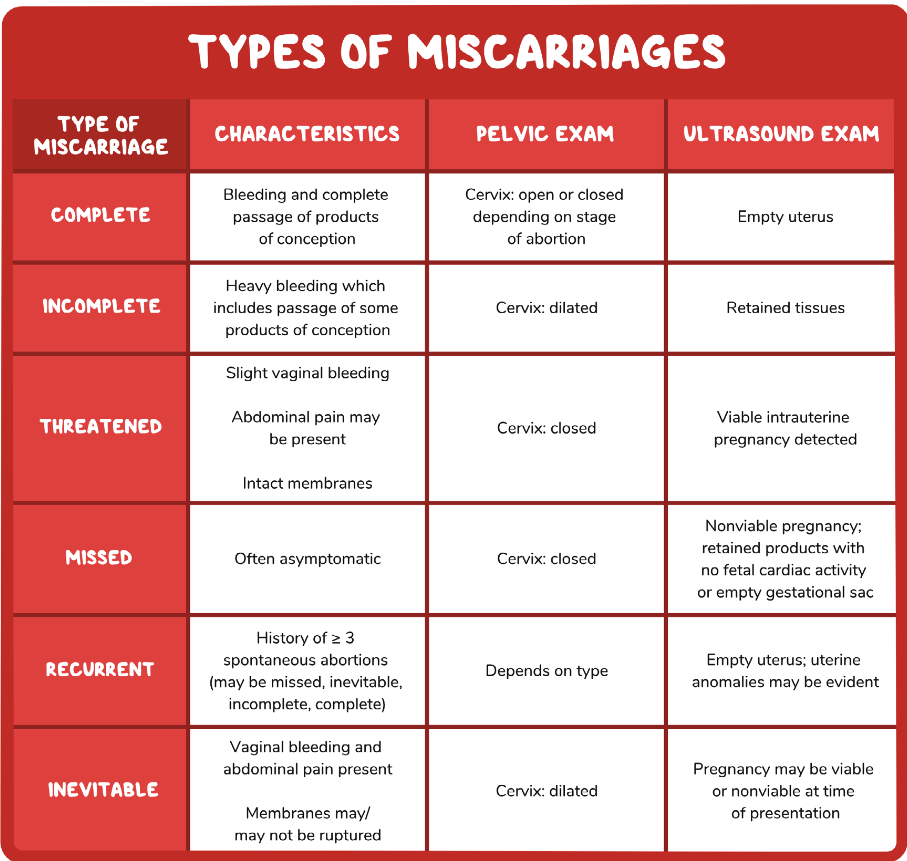
#> input picture complex_test_image.png, 907 x 861 px
$ python -i adaptive_config_provider.py   (imports and definitions only)   (older library calls are emulated)
#> lines starting #> are read from the running program, lines starting #| are printed output that depends on the picture; after the words box and inside, x2 and y2 are one past the last pixel; in counts of white or black regions, pixels touching at a corner belong together
#!/usr/bin/env python3
"""
Adaptive Configuration Provider
Automatically adjusts image occlusion parameters based on AI analysis of each image
"""

import os
import cv2
import numpy as np
from PIL import Image, ImageEnhance, ImageFilter
from typing import Dict, Tuple, List, Optional
import logging

class AdaptiveConfigProvider:
    """Automatically adjusts image occlusion parameters based on image analysis"""

    def __init__(self):
        self.logger = logging.getLogger(__name__)

    # [28 lines left out: function analyze_image_and_optimize_config, not called in this run]

    def _analyze_image_characteristics(self, image_array: np.ndarray) -> Dict:
        """Analyze various characteristics of the image"""

        # Convert to grayscale for analysis
        if len(image_array.shape) == 3:
            gray = cv2.cvtColor(image_array, cv2.COLOR_RGB2GRAY)
        else:
            gray = image_array

        # Image quality metrics
        quality_metrics = {
            'contrast': self._calculate_contrast(gray),
            'brightness': self._calculate_brightness(gray),
            'sharpness': self._calculate_sharpness(gray),
            'noise_level': self._calculate_noise_level(gray),
            'text_density': self._estimate_text_density(gray),
            'image_size': gray.shape,
            'aspect_ratio': gray.shape[1] / gray.shape[0]
        }

        # Determine image type
        image_type = self._classify_image_type(quality_metrics)
        quality_metrics['image_type'] = image_type

        # Calculate quality score
        quality_metrics['quality_score'] = self._calculate_quality_score(quality_metrics)

        return quality_metrics

    def _calculate_contrast(self, gray: np.ndarray) -> float:
        """Calculate image contrast using standard deviation"""
        return float(np.std(gray))

    def _calculate_brightness(self, gray: np.ndarray) -> float:
        """Calculate average brightness"""
        return float(np.mean(gray))

    def _calculate_sharpness(self, gray: np.ndarray) -> float:
        """Calculate image sharpness using Laplacian variance"""
        laplacian = cv2.Laplacian(gray, cv2.CV_64F)
        return float(np.var(laplacian))

    def _calculate_noise_level(self, gray: np.ndarray) -> float:
        """Estimate noise level using high-frequency components"""
        # Apply high-pass filter
        kernel = np.array([[-1, -1, -1], [-1, 8, -1], [-1, -1, -1]])
        high_freq = cv2.filter2D(gray, -1, kernel)
        return float(np.std(high_freq))

    def _estimate_text_density(self, gray: np.ndarray) -> float:
        """Estimate text density using edge detection"""
        edges = cv2.Canny(gray, 50, 150)
        text_ratio = np.sum(edges > 0) / (edges.shape[0] * edges.shape[1])
        return float(text_ratio)

    def _classify_image_type(self, metrics: Dict) -> str:
        """Classify image type based on characteristics"""

        contrast = metrics['contrast']
        sharpness = metrics['sharpness']
        text_density = metrics['text_density']
        aspect_ratio = metrics['aspect_ratio']

        # High contrast, high sharpness, high text density = dense text image
        if contrast > 60 and sharpness > 500 and text_density > 0.1:
            return 'dense_text'

        # High contrast, medium sharpness, medium text density = standard medical image
        elif contrast > 40 and sharpness > 200 and text_density > 0.05:
            return 'standard_medical'

        # Low contrast, low sharpness = poor quality image
        elif contrast < 30 or sharpness < 100:
            return 'poor_quality'

        # Wide aspect ratio = likely a diagram or chart
        elif aspect_ratio > 1.5:
            return 'wide_diagram'

        # Tall aspect ratio = likely a list or flow chart
        elif aspect_ratio < 0.7:
            return 'tall_list'

        else:
            return 'general'

    # [57 lines left out: function _generate_optimized_config, not called in this run]

    def _calculate_quality_score(self, analysis: Dict) -> float:
        """Calculate overall image quality score (0.0-1.0)"""

        # Normalize metrics to 0-1 range
        contrast_score = min(1.0, analysis['contrast'] / 100.0)
        sharpness_score = min(1.0, analysis['sharpness'] / 1000.0)
        text_density_score = min(1.0, analysis['text_density'] / 0.2)

        # Weighted combination
        quality_score = (
            contrast_score * 0.4 +
            sharpness_score * 0.4 +
            text_density_score * 0.2
        )

        return round(quality_score, 2)

    def get_adaptive_recommendations(self, image_path: str) -> Dict:
        """Get adaptive recommendations for an image"""
#> called with image_path = '../complex_test_image.png'

        try:
            image = Image.open(image_path)
#> image is the input picture: PIL image 907x861 RGB; mean R, G, B 229.1, 172.7, 171.3
            image_array = np.array(image)
            analysis = self._analyze_image_characteristics(image_array)
#> in _analyze_image_characteristics, `gray = cv2.cvtColor(image_array, cv2.COLOR_RGB2GRAY)`:
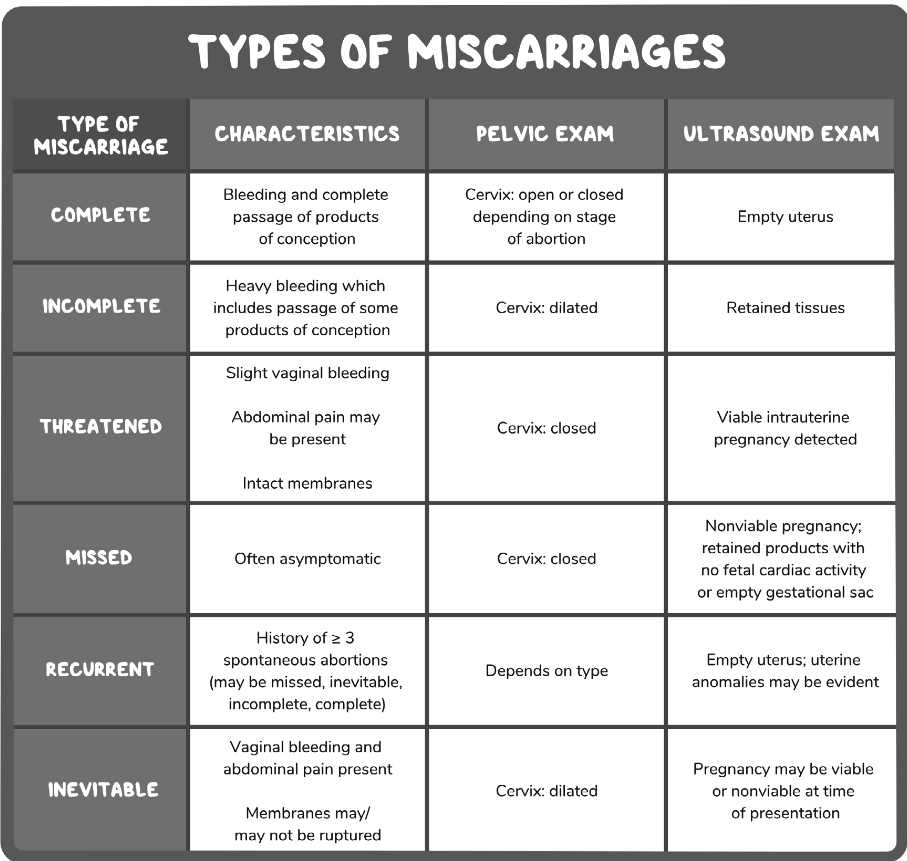
#> gray: shape (861, 907); min 3, max 255, mean 189.5
#> in _calculate_sharpness, `laplacian = cv2.Laplacian(gray, cv2.CV_64F)`:
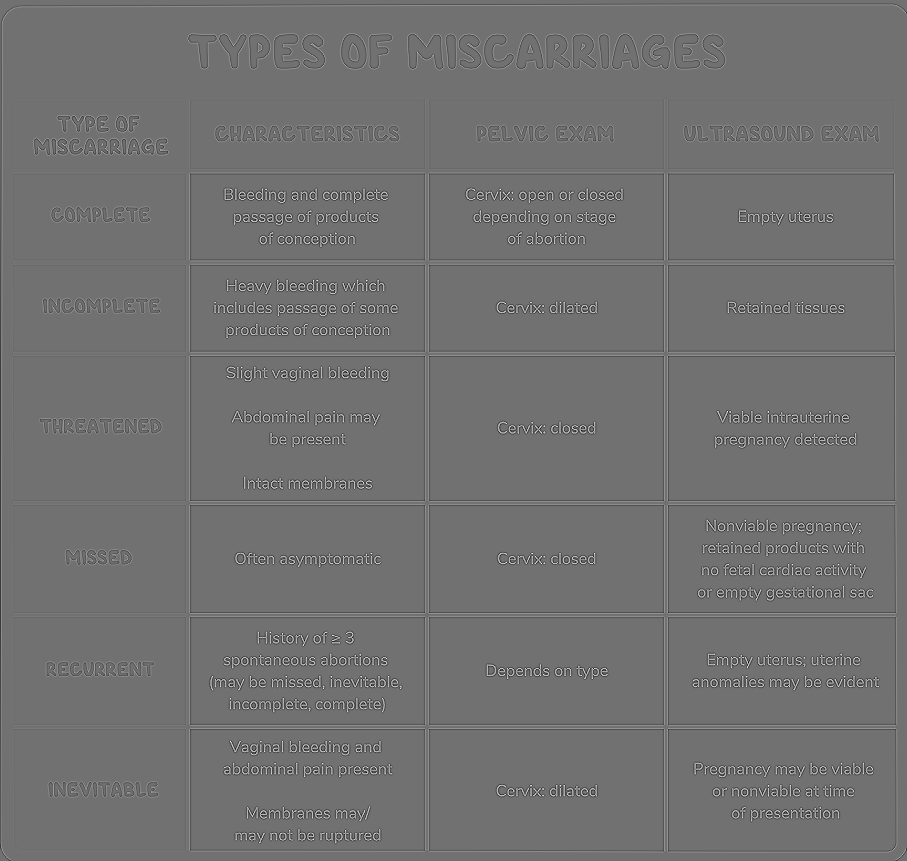
#> laplacian: shape (861, 907) float64; min -633, max 794, mean -0.1; drawn with min black and max white
#> in _calculate_noise_level, `kernel = np.array([[-1, -1, -1], [-1, 8, -1], [-1, -1, -1]])`: kernel = [[-1, -1, -1], [-1, 8, -1], [-1, -1, -1]]
#> in _calculate_noise_level, `high_freq = cv2.filter2D(gray, -1, kernel)`:
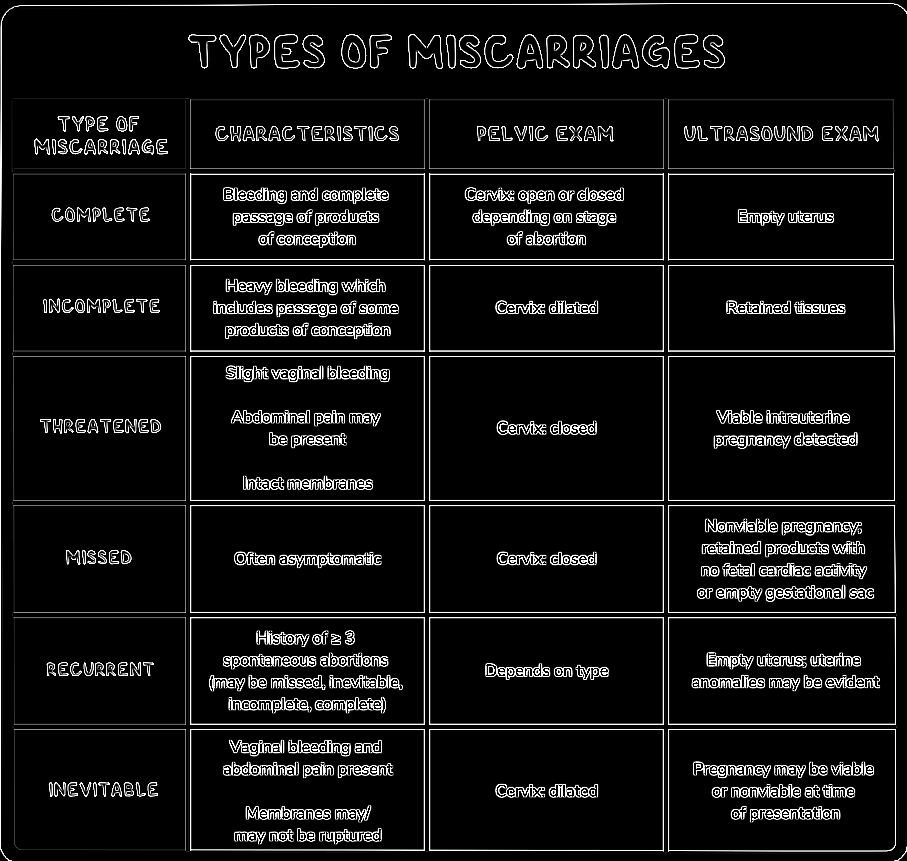
#> high_freq: shape (861, 907); min 0, max 255, mean 19.5
#> in _estimate_text_density, `edges = cv2.Canny(gray, 50, 150)`:
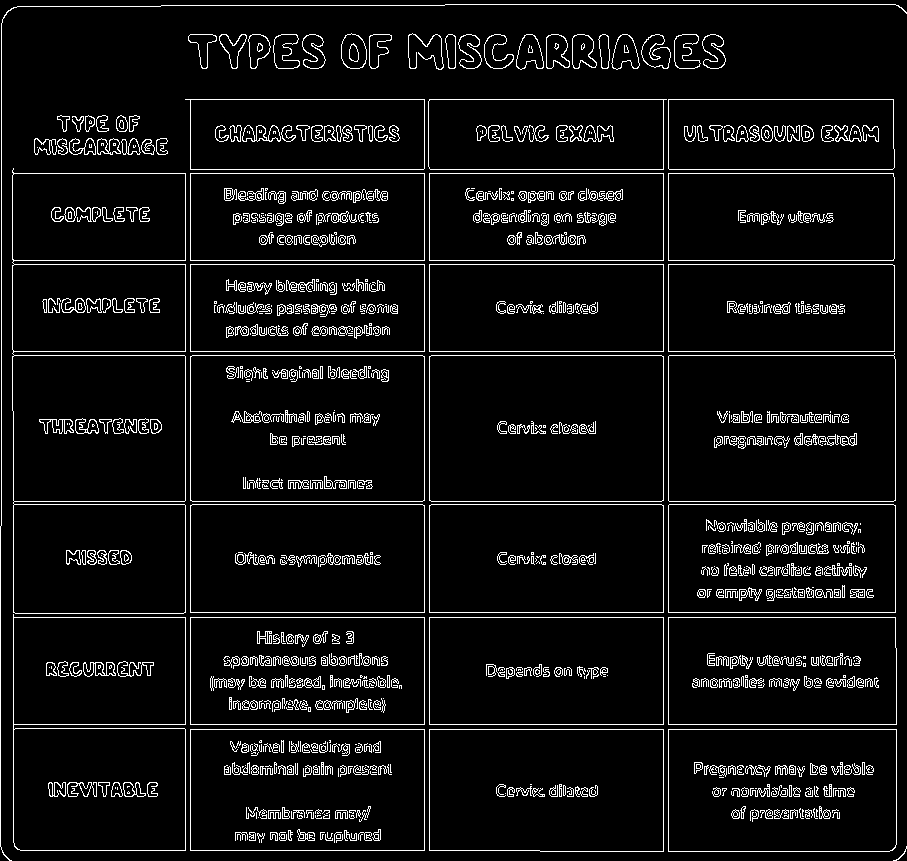
#> edges: shape (861, 907); 6.7% white in thin lines or dots
#> in _estimate_text_density, `text_ratio = np.sum(edges > 0) / (edges.shape[0] * edges.shape[1])`: text_ratio = 0.0672
#> in _analyze_image_characteristics, `quality_metrics = { 'contrast': self._calculate_contrast(gray), 'brigh..`: quality_metrics = {'contrast': 78.7, 'brightness': 189.5, 'sharpness': 5163.7, 'noise_level': 63.12, 'text_density': 0.0672, 'image_size': (861, 907), 'aspect_ratio': 1.05}
#> in _classify_image_type, `contrast = metrics['contrast']`: contrast = 78.7
#> in _classify_image_type, `sharpness = metrics['sharpness']`: sharpness = 5163.7
#> in _classify_image_type, `text_density = metrics['text_density']`: text_density = 0.0672
#> in _classify_image_type, `aspect_ratio = metrics['aspect_ratio']`: aspect_ratio = 1.05
#> in _analyze_image_characteristics, `image_type = self._classify_image_type(quality_metrics)`: image_type = 'standard_medical'
#> in _calculate_quality_score, `contrast_score = min(1.0, analysis['contrast'] / 100.0)`: contrast_score = 0.787
#> in _calculate_quality_score, `sharpness_score = min(1.0, analysis['sharpness'] / 1000.0)`: sharpness_score = 1
#> in _calculate_quality_score, `text_density_score = min(1.0, analysis['text_density'] / 0.2)`: text_density_score = 0.336
#> in _calculate_quality_score, `quality_score = ( contrast_score * 0.4 + sharpness_score * 0.4 + text_..`: quality_score = 0.782
#> analysis = 9 items

            recommendations = {
                'image_type': analysis['image_type'],
                'quality_score': analysis['quality_score'],
                'suggested_confidence': self._suggest_confidence_threshold(analysis),
                'suggested_masks': self._suggest_mask_count(analysis),
                'processing_strategy': self._suggest_processing_strategy(analysis),
                'quality_notes': self._generate_quality_notes(analysis)
            }

            return recommendations

        except Exception as e:
            self.logger.error(f"Failed to generate recommendations: {e}")
            return {'error': str(e)}

    def _suggest_confidence_threshold(self, analysis: Dict) -> int:
        """Suggest optimal confidence threshold"""
        if analysis['image_type'] == 'poor_quality':
            return 25
        elif analysis['image_type'] == 'dense_text':
            return 85
        elif analysis['image_type'] == 'standard_medical':
            return 70
        else:
            return 60

    def _suggest_mask_count(self, analysis: Dict) -> int:
        """Suggest optimal number of masks"""
        if analysis['text_density'] > 0.15:
            return 8
        elif analysis['text_density'] < 0.03:
            return 3
        else:
            return 6

    def _suggest_processing_strategy(self, analysis: Dict) -> str:
        """Suggest optimal processing strategy"""
        if analysis['image_type'] == 'dense_text':
            return "Aggressive text grouping with high confidence"
        elif analysis['image_type'] == 'poor_quality':
            return "Conservative approach with expanded regions"
        elif analysis['image_type'] == 'wide_diagram':
            return "Horizontal merging with increased gap tolerance"
        else:
            return "Standard processing with balanced parameters"

    def _generate_quality_notes(self, analysis: Dict) -> List[str]:
        """Generate human-readable quality notes"""
        notes = []

        if analysis['contrast'] < 40:
            notes.append("Low contrast detected - consider image enhancement")

        if analysis['sharpness'] < 150:
            notes.append("Image appears blurry - text detection may be challenging")

        if analysis['text_density'] > 0.15:
            notes.append("High text density - expect many small regions")

        if analysis['text_density'] < 0.03:
            notes.append("Low text density - expect few large regions")

        if analysis['noise_level'] > 50:
            notes.append("High noise detected - may affect text recognition")

        return notes

def create_adaptive_config_provider() -> AdaptiveConfigProvider:
    """Factory function to create an adaptive config provider"""
    return AdaptiveConfigProvider()

>>> result = AdaptiveConfigProvider().get_adaptive_recommendations('../complex_test_image.png')
#> result = 6 items

$ run again, on test_brain_realistic.png
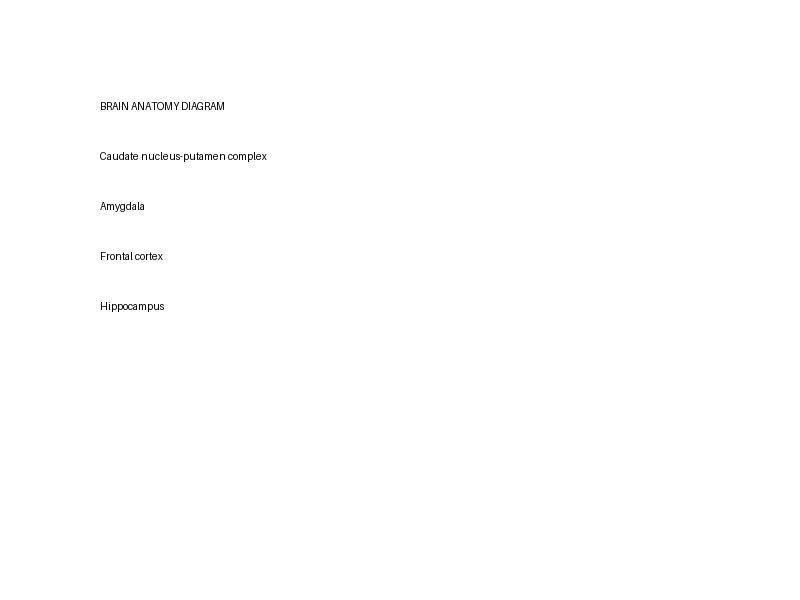
#> input picture test_brain_realistic.png, 800 x 600 px
#> in get_adaptive_recommendations, image is the input picture: PIL image 800x600 RGB; min 1, max 255, mean 254.4
#> kernel = [[-1, -1, -1], [-1, 8, -1], [-1, -1, -1]]
#> in _calculate_noise_level, `high_freq = cv2.filter2D(gray, -1, kernel)`:
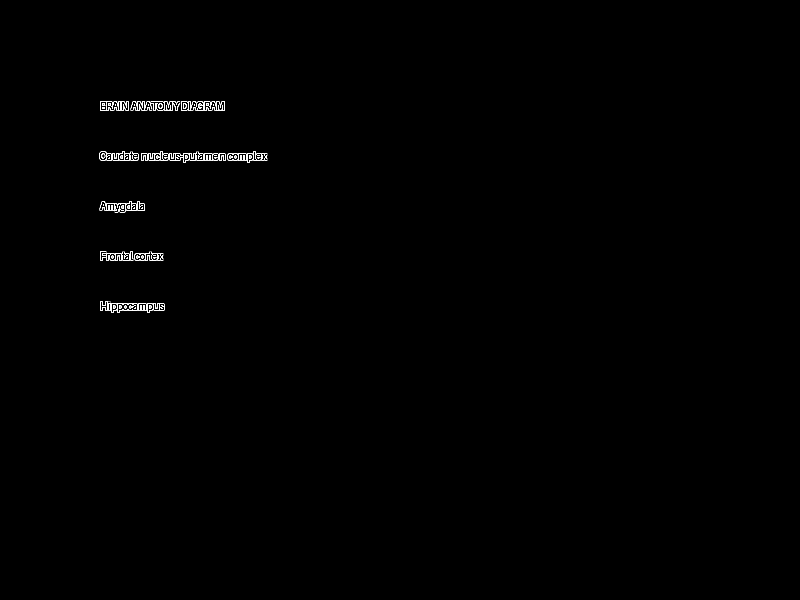
#> high_freq: shape (600, 800); min 0, max 255, mean 1.3
#> in _estimate_text_density, `edges = cv2.Canny(gray, 50, 150)`:
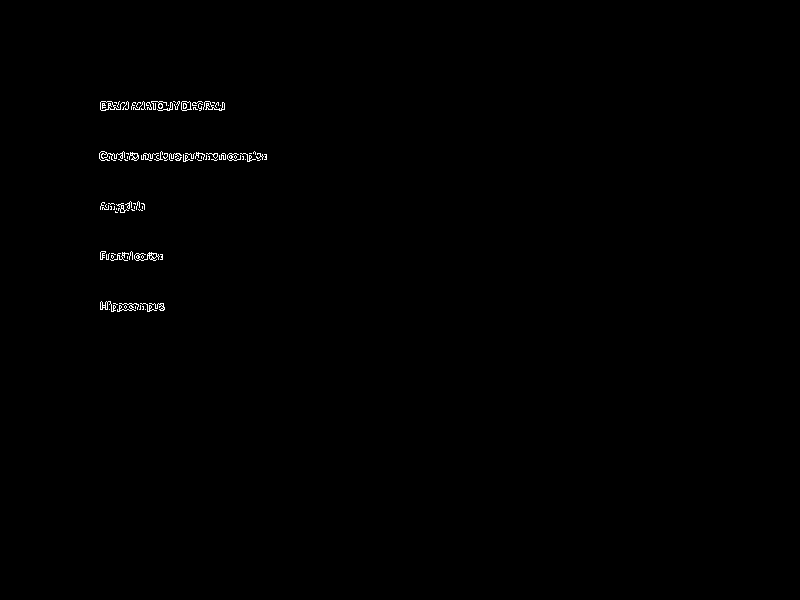
#> edges: shape (600, 800); 0.35% white in thin lines or dots, all inside (x1, y1, x2, y2) = (99, 101, 267, 312)
#> text_ratio = 0.00354
#> quality_metrics = {'contrast': 10.77, 'brightness': 254.4, 'sharpness': 827.9, 'noise_level': 17.7, 'text_density': 0.00354, 'image_size': (600, 800), 'aspect_ratio': 1.33}
#> contrast = 10.77
#> sharpness = 827.9
#> text_density = 0.00354
#> aspect_ratio = 1.33
#> image_type = 'poor_quality'
#> contrast_score = 0.108
#> sharpness_score = 0.828
#> text_density_score = 0.0177
#> quality_score = 0.378
#> analysis = 9 items
#> result = 6 items
